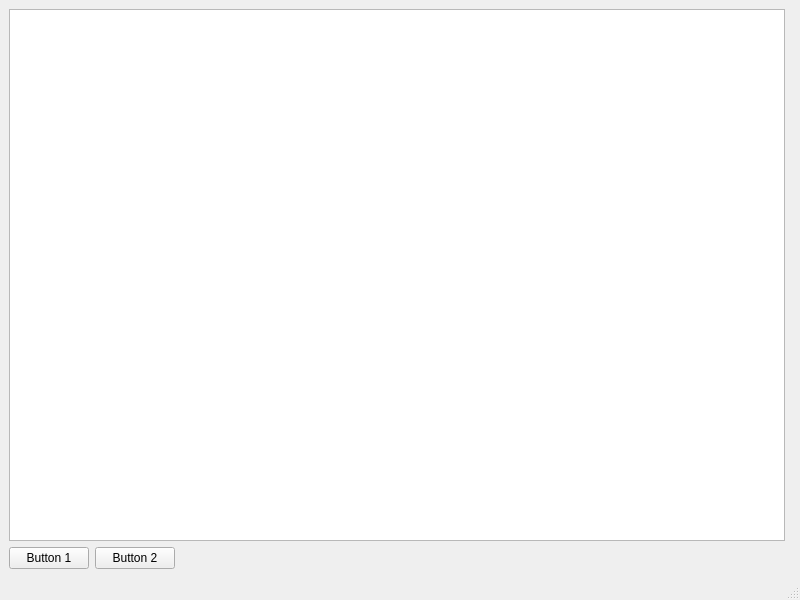
<?xml version="1.0" encoding="UTF-8"?>
<ui version="4.0">
 <class>MainWindow</class>
 <widget class="QMainWindow" name="MainWindow">
  <property name="geometry">
   <rect>
    <x>0</x>
    <y>0</y>
    <width>800</width>
    <height>600</height>
   </rect>
  </property>
  <property name="windowTitle">
   <string>MainWindow</string>
  </property>
  <widget class="QWidget" name="rightpanel">
   <layout class="QVBoxLayout" name="verticalLayout">
    <item>
     <layout class="QHBoxLayout" name="horizontalLayout">
      <item>
       <widget class="QTreeView" name="treeView"/>
      </item>
      <item>
       <widget class="QWidget" name="widget" native="true"/>
      </item>
     </layout>
    </item>
    <item>
     <layout class="QHBoxLayout" name="horizontalLayout_2">
      <item>
       <widget class="QPushButton" name="Button1">
        <property name="text">
         <string>Button 1</string>
        </property>
       </widget>
      </item>
      <item>
       <widget class="QPushButton" name="Button2">
        <property name="text">
         <string>Button 2</string>
        </property>
       </widget>
      </item>
      <item>
       <spacer name="horizontalSpacer">
        <property name="orientation">
         <enum>Qt::Orientation::Horizontal</enum>
        </property>
        <property name="sizeHint" stdset="0">
         <size>
          <width>40</width>
          <height>20</height>
         </size>
        </property>
       </spacer>
      </item>
     </layout>
    </item>
   </layout>
  </widget>
  <widget class="QMenuBar" name="menubar">
   <property name="geometry">
    <rect>
     <x>0</x>
     <y>0</y>
     <width>800</width>
     <height>25</height>
    </rect>
   </property>
  </widget>
  <widget class="QStatusBar" name="statusbar"/>
 </widget>
 <resources/>
 <connections/>
</ui>
